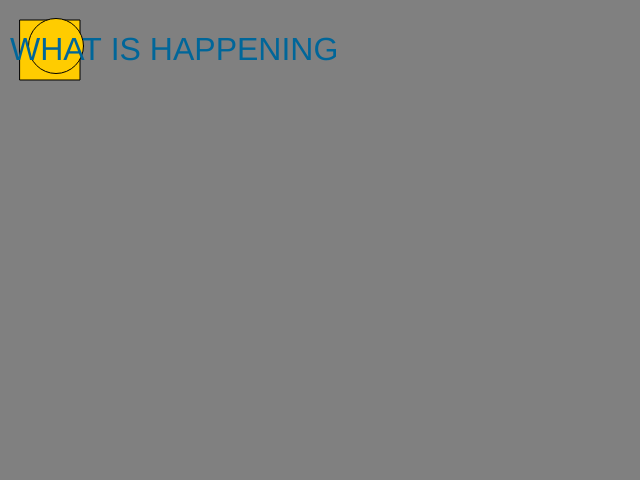
Frame 1 (no input)
Frame 60 (no input): identical to frame 1, image omitted
Frame 120 (the mouse pressed at the canvas centre since frame 60): identical to frame 1, image omitted

The p5.js sketch that drew this single still picture (run headless with seeded random() and noise() and a simulated clock; from frame 60 on, the mouse is pressed at the canvas centre):

// p5.js sketch
// ── sketch.js
function setup() {
  createCanvas(640, 480);
}

function draw() {
	background('grey');
    fill(255, 204, 0);
    rect(20, 20, 60, 60);
    ellipse(56, 46, 55, 55);
    textSize(32);
    fill(0, 102, 153);
    text('WHAT IS HAPPENING', 10, 60);
  }
